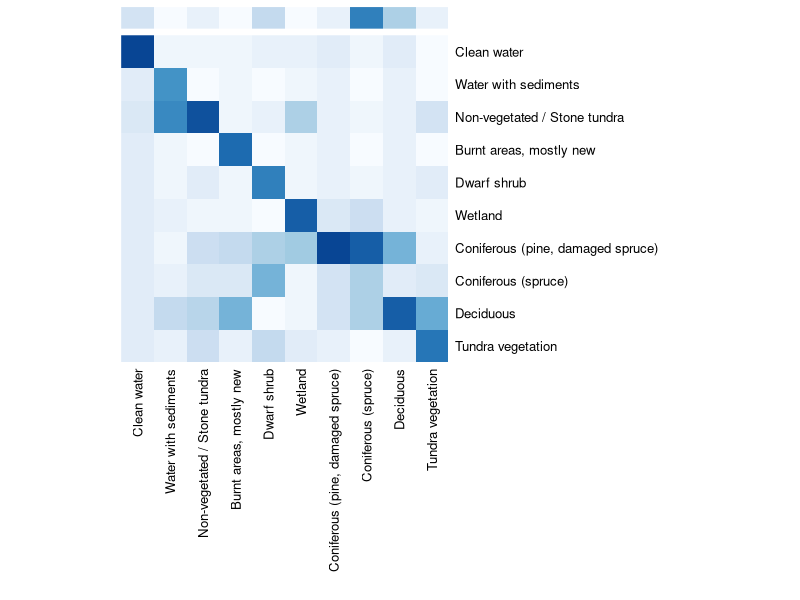
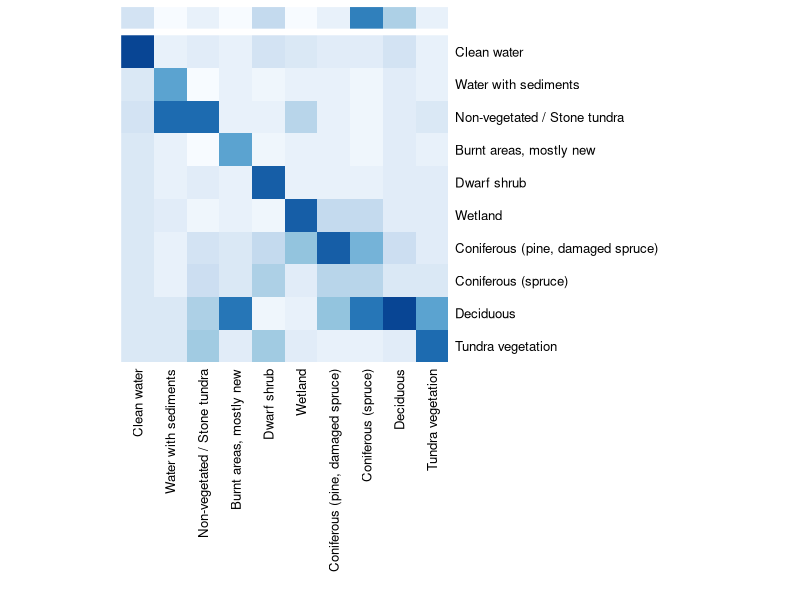

Here is the R script that generated these plots, in order:
library(RColorBrewer)

cm8517 <- rbind(
    c(446, 331, 0, 27, 0, 0, 913, 927, 34, 1451, 183),
    c(3370, 3923640, 0, 179141, 7944, 17255, 2744, 126009, 1646, 3636, 432),
    c(364, 0, 18440, 19286, 56, 712, 1085, 683, 1340, 7052, 1888),
    c(32814, 70791, 32662, 746433, 0, 109550, 50606, 215766, 152032, 263684, 208385),
    c(118, 48, 0, 0, 6368, 108, 197, 2098, 894, 3877, 545),
    c(12157, 348853, 5062, 311611, 12924, 1988914, 0, 1027647, 1462654, 0, 806333),
    c(5, 544, 250, 2589, 14, 0, 6585, 2878, 200, 0, 584),
    c(1161, 69719, 15448, 17204, 722, 16304, 151015, 1409294, 202270, 190006, 2293),
    c(29943, 328728, 23191, 246819, 20841, 295578, 1944344, 6882779, 2887752, 2864009, 122219),
    c(34104, 300042, 98863, 131825, 849, 0, 0, 2395518, 336415, 4280852, 85088),
    c(21461, 3087, 2839, 191778, 4257, 102295, 44513, 92796, 166789, 578394, 814186)
)

cm8521 <- rbind(
    c(131, 446, 23, 145, 0, 57, 149, 619, 204, 2320, 215),
    c(10301, 3942873, 0, 217437, 746, 4316, 2429, 84925, 1176, 4434, 219),
    c(442, 0, 18559, 25532, 24, 509, 538, 284, 318, 2284, 2418),
    c(7809, 95406, 11324, 636391, 0, 100897, 61949, 174300, 203781, 273643, 320065),
    c(429, 106, 7, 0, 4656, 192, 116, 977, 987, 6285, 489),
    c(23055, 422959, 3995, 84888, 1588, 2560689, 0, 743467, 1047953, 0, 1097218),
    c(189, 810, 77, 2137, 12, 0, 6317, 3081, 487, 0, 543),
    c(7411, 95048, 13960, 15177, 556, 18898, 240879, 947916, 311140, 422918, 2144),
    c(163272, 505109, 18954, 97047, 8086, 188335, 2075548, 3988747, 2195478, 6259958, 163490),
    c(74499, 423170, 39932, 83712, 1369, 0, 0, 985260, 231073, 5772336, 62096),
    c(9792, 7319, 5033, 95492, 279, 60560, 27571, 48191, 96287, 701632, 973978)
)

ct17 <- apply(cm8517,1,function(x) as.integer(100*x/sum(x)))[-1,-1,drop=FALSE]
ct21 <- apply(cm8521,1,function(x) as.integer(100*x/sum(x)))[-1,-1,drop=FALSE]

nms <- c(
    # "Cloud",
    "Clean water",
    "Water with sediments",
    "Non-vegetated / Stone tundra",
    "Burnt areas, mostly new",
    "Dwarf shrub",
    "Wetland",
    "Coniferous (pine, damaged spruce)",
    "Coniferous (spruce)",
    "Deciduous",
    "Tundra vegetation")

cl <- colorRampPalette(brewer.pal(8, "Blues"))(25)

index <- apply(cm8517, 1, sum)[-1]/sum(cm8521)*50
cl85 <- cl[as.integer(index)+1]

pdf("/Volumes/Caffeine/Data/Landsat/results/v11/1985-20xx-contingency.pdf", height=7, width=7)
heatmap(ct17, Rowv=NA,Colv=NA, scale="col", revC=TRUE, labRow=nms, labCol=nms, margins=c(18,18), col=cl, ColSideColors=cl85)
heatmap(ct21, Rowv=NA,Colv=NA, scale="col", revC=TRUE, labRow=nms, labCol=nms, margins=c(18,18), col=cl, ColSideColors=cl85)
dev.off()
